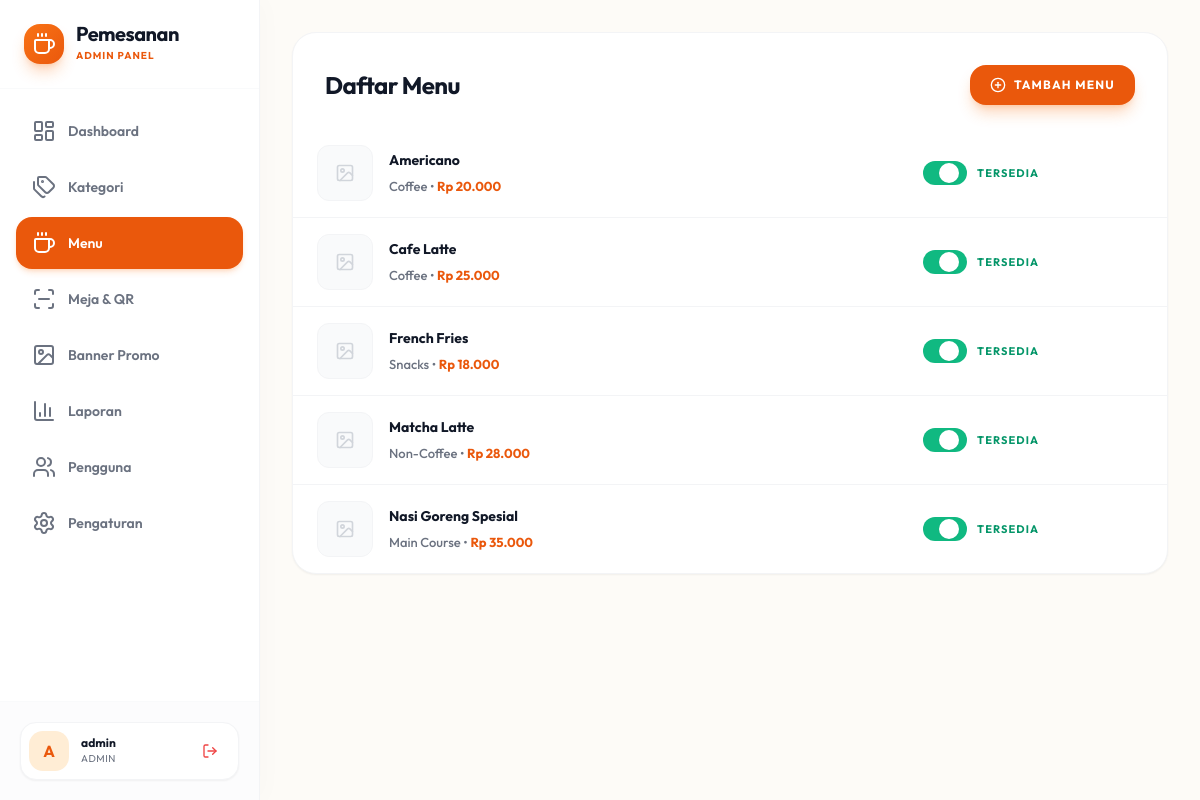
The page /admin/menus.php (signed in) on the database its author committed.
### tables this page shows
CREATE TABLE IF NOT EXISTS menus (
    id INT AUTO_INCREMENT PRIMARY KEY,
    kategori_id INT NOT NULL,
    nama_menu VARCHAR(100) NOT NULL,
    deskripsi TEXT,
    harga DECIMAL(10, 2) NOT NULL,
    gambar_url VARCHAR(255) DEFAULT NULL,
    status ENUM('tersedia', 'habis') NOT NULL DEFAULT 'tersedia',
    is_new BOOLEAN NOT NULL DEFAULT FALSE,
    is_bestseller BOOLEAN NOT NULL DEFAULT FALSE,
    created_at TIMESTAMP DEFAULT CURRENT_TIMESTAMP,
    FOREIGN KEY (kategori_id) REFERENCES categories(id) ON DELETE CASCADE
);

CREATE TABLE IF NOT EXISTS categories (
    id INT AUTO_INCREMENT PRIMARY KEY,
    nama_kategori VARCHAR(50) NOT NULL UNIQUE,
    created_at TIMESTAMP DEFAULT CURRENT_TIMESTAMP
);

### admin/menus.php (the view, shortened to what this page needs)
<?php
require_once '../config/db.php';
$fetchedMenus = $pdo->query("SELECT m.*, c.nama_kategori FROM menus m JOIN categories c ON m.kategori_id = c.id ORDER BY m.nama_menu")->fetchAll();
?>
<?php
require_once 'layout_header.php';
?>
<div class="p-4 md:p-8">
    <div class="bg-white rounded-[24px] shadow-sm border border-gray-100 overflow-hidden">
        <div class="flex flex-col sm:flex-row sm:justify-between items-start sm:items-center gap-4 sm:gap-0 p-5 md:p-8 pb-4 md:pb-6">
            <h1 class="text-2xl font-bold tracking-tight text-gray-900">Daftar Menu</h1>
            <button onclick="openMenuModal()" class="px-5 py-3 bg-brand-600 text-white rounded-2xl text-xs font-bold uppercase tracking-widest hover:bg-brand-700 transition-snappy shadow-lg shadow-brand-500/30 flex items-center gap-2">
                <i data-lucide="plus-circle" class="w-4 h-4"></i> Tambah Menu
            </button>
        </div>
        <ul class="divide-y divide-gray-100">
            <?php foreach ($fetchedMenus as $menuItem): ?>
            <li class="flex flex-col sm:flex-row sm:items-center justify-between px-4 md:px-6 py-4 hover:bg-gray-50/50 transition-colors group" id="menu-row-<?= $menuItem['id'] ?>">
                <div class="flex items-center gap-4 flex-1 min-w-0">
                    <?php if ($menuItem['gambar_url']): ?>
                    <img src="../<?= $menuItem['gambar_url'] ?>" alt="<?= htmlspecialchars($menuItem['nama_menu']) ?>" class="w-14 h-14 rounded-[12px] object-cover bg-gray-50 border border-gray-100 shrink-0">
                    <?php else: ?>
                    <div class="w-14 h-14 rounded-[12px] bg-gray-50 flex items-center justify-center text-gray-300 border border-gray-100 shrink-0"><i data-lucide="image" class="w-5 h-5"></i></div>
                    <?php endif; ?>
                    <div class="min-w-0">
                        <span class="font-bold text-gray-900 flex items-center gap-2 mb-0.5 text-[14px]">
                            <span class="truncate"><?= htmlspecialchars($menuItem['nama_menu']) ?></span>
                        </span>
                        <span class="text-[13px] font-medium text-gray-500"><?= $menuItem['nama_kategori'] ?> &bull; <span class="text-brand-600 font-bold">Rp <?= number_format($menuItem['harga'],0,',','.') ?></span></span>
                    </div>
                </div>
                <div class="flex items-center justify-between w-full sm:w-auto gap-4 shrink-0 mt-4 sm:mt-0 border-t border-gray-100 sm:border-0 pt-4 sm:pt-0">
                    <label class="relative inline-flex items-center cursor-pointer w-[130px] justify-end" title="<?= $menuItem['status'] == 'tersedia' ? 'Klik untuk nonaktifkan' : 'Klik untuk aktifkan' ?>">
                        <div class="w-11 h-6 bg-gray-200 rounded-full peer peer-checked:bg-emerald-500 transition-colors duration-300 after:content-[''] after:absolute after:top-[2px] after:left-[2px] after:bg-white after:rounded-full after:h-5 after:w-5 after:shadow-sm after:transition-all after:duration-300 peer-checked:after:translate-x-5"></div>
                        <span class="ml-2.5 text-[11px] font-bold uppercase tracking-widest toggle-label w-[70px] <?= $menuItem['status'] == 'tersedia' ? 'text-emerald-600' : 'text-red-500' ?>"><?= $menuItem['status'] == 'tersedia' ? 'Tersedia' : 'Habis' ?></span>
                    </label>
                </div>
            </li>
            <?php endforeach; ?>
        </ul>
    </div>
</div>
<?php require_once 'layout_footer.php'; ?>

### admin/layout_header.php (shortened to what this page needs)
<?php
$activePage = basename($_SERVER['PHP_SELF']);
?>
<!DOCTYPE html>
<html lang="id">
<head>
    <script src="https://cdn.tailwindcss.com"></script>
    <link rel="stylesheet" href="../assets/css/style.css">
</head>
<body class="bg-[#FDFBF7] h-screen flex overflow-hidden antialiased selection:bg-brand-500 selection:text-white text-gray-800">
    <aside id="admin-sidebar" class="w-[260px] bg-white border-r border-gray-100 flex flex-col shadow-[4px_0_24px_rgba(0,0,0,0.02)] z-50 fixed inset-y-0 left-0 transform -translate-x-full md:relative md:translate-x-0 transition-transform duration-300 ease-in-out">
        <div class="p-6 border-b border-gray-50 flex items-center gap-3">
            <div class="w-10 h-10 rounded-2xl bg-gradient-to-br from-brand-500 to-brand-600 flex items-center justify-center shadow-lg shadow-brand-500/30">
                <i data-lucide="coffee" class="w-6 h-6 text-white"></i>
            </div>
            <div>
                <h1 class="text-xl font-bold tracking-tight text-gray-900 leading-none">Pemesanan</h1>
                <p class="text-[10px] uppercase tracking-widest text-brand-600 font-bold mt-1">Admin Panel</p>
            </div>
        </div>
        <nav class="flex-1 p-4 space-y-1 overflow-y-auto hide-scroll">
            <a href="index.php" class="flex items-center gap-3 px-4 py-3.5 rounded-2xl text-sm font-semibold transition-snappy <?= $activePage == 'index.php' ? 'bg-brand-600 text-white shadow-md shadow-brand-500/20' : 'text-gray-500 hover:bg-brand-50 hover:text-brand-600' ?>">
                <i data-lucide="layout-dashboard" class="w-4.5 h-4.5"></i> Dashboard
            </a>
            <a href="categories.php" class="flex items-center gap-3 px-4 py-3.5 rounded-2xl text-sm font-semibold transition-snappy <?= $activePage == 'categories.php' ? 'bg-brand-600 text-white shadow-md shadow-brand-500/20' : 'text-gray-500 hover:bg-brand-50 hover:text-brand-600' ?>">
                <i data-lucide="tags" class="w-4.5 h-4.5"></i> Kategori
            </a>
            <a href="menus.php" class="flex items-center gap-3 px-4 py-3.5 rounded-2xl text-sm font-semibold transition-snappy <?= $activePage == 'menus.php' ? 'bg-brand-600 text-white shadow-md shadow-brand-500/20' : 'text-gray-500 hover:bg-brand-50 hover:text-brand-600' ?>">
                <i data-lucide="coffee" class="w-4.5 h-4.5"></i> Menu
            </a>
            <a href="tables.php" class="flex items-center gap-3 px-4 py-3.5 rounded-2xl text-sm font-semibold transition-snappy <?= $activePage == 'tables.php' ? 'bg-brand-600 text-white shadow-md shadow-brand-500/20' : 'text-gray-500 hover:bg-brand-50 hover:text-brand-600' ?>">
                <i data-lucide="scan-line" class="w-4.5 h-4.5"></i> Meja & QR
            </a>
            <a href="promos.php" class="flex items-center gap-3 px-4 py-3.5 rounded-2xl text-sm font-semibold transition-snappy <?= $activePage == 'promos.php' ? 'bg-brand-600 text-white shadow-md shadow-brand-500/20' : 'text-gray-500 hover:bg-brand-50 hover:text-brand-600' ?>">
                <i data-lucide="image" class="w-4.5 h-4.5"></i> Banner Promo
            </a>
            <a href="reports.php" class="flex items-center gap-3 px-4 py-3.5 rounded-2xl text-sm font-semibold transition-snappy <?= $activePage == 'reports.php' ? 'bg-brand-600 text-white shadow-md shadow-brand-500/20' : 'text-gray-500 hover:bg-brand-50 hover:text-brand-600' ?>">
                <i data-lucide="bar-chart-3" class="w-4.5 h-4.5"></i> Laporan
            </a>
            <a href="users.php" class="flex items-center gap-3 px-4 py-3.5 rounded-2xl text-sm font-semibold transition-snappy <?= $activePage == 'users.php' ? 'bg-brand-600 text-white shadow-md shadow-brand-500/20' : 'text-gray-500 hover:bg-brand-50 hover:text-brand-600' ?>">
                <i data-lucide="users" class="w-4.5 h-4.5"></i> Pengguna
            </a>
            <a href="settings.php" class="flex items-center gap-3 px-4 py-3.5 rounded-2xl text-sm font-semibold transition-snappy <?= $activePage == 'settings.php' ? 'bg-brand-600 text-white shadow-md shadow-brand-500/20' : 'text-gray-500 hover:bg-brand-50 hover:text-brand-600' ?>">
                <i data-lucide="settings" class="w-4.5 h-4.5"></i> Pengaturan
            </a>
        </nav>
        <div class="p-5 border-t border-gray-50 bg-gray-50/50">
            <div class="flex items-center gap-3 bg-white p-2 rounded-2xl shadow-sm border border-gray-100">
                <div class="w-10 h-10 rounded-[14px] bg-brand-100 flex items-center justify-center text-brand-600 font-bold">
                    <?= strtoupper(substr($_SESSION['username'], 0, 1)) ?>
                </div>
                <div class="flex-1 overflow-hidden">
                    <p class="text-xs font-bold text-gray-900 truncate"><?= htmlspecialchars($_SESSION['username']) ?></p>
                    <p class="text-[10px] uppercase text-gray-500 tracking-wider">Admin</p>
                </div>
                <a href="../auth/logout.php" class="w-8 h-8 flex items-center justify-center rounded-xl text-red-500 hover:bg-red-50 transition-colors mr-1" title="Logout">
                    <i data-lucide="log-out" class="w-4 h-4"></i>
                </a>
            </div>
        </div>
    </aside>
    <main class="flex-1 flex flex-col h-full overflow-auto relative min-w-0">

### admin/layout_footer.php (shortened to what this page needs)
    </main>
</body>
</html>

### assets/css/style.css (style rules this page uses)
:root { --bg-primary: #FDFBF7; --bg-secondary: #FFFFFF; --text-primary: #1F2937; --text-secondary: #6B7280; --border-color: #F3F4F6; --accent-color: #EA580C; --accent-light: #FFF7ED; --accent-dark: #C2410C; --cubic-spring: cubic-bezier(0.34, 1.56, 0.64, 1); --cubic-snappy: cubic-bezier(0.16, 1, 0.3, 1); }
body { font-family: 'Outfit', -apple-system, BlinkMacSystemFont, "Segoe UI", Roboto, Helvetica, Arial, sans-serif; background-color: var(--bg-primary); color: var(--text-primary); -webkit-font-smoothing: antialiased; -moz-osx-font-smoothing: grayscale; }
h1, h2, h3, h4, h5, h6 { letter-spacing: -0.02em; text-wrap: balance; color: #111827; }
p { color: var(--text-secondary); line-height: 1.6; text-wrap: pretty; }
.transition-snappy { transition: all 400ms var(--cubic-snappy); }
.hide-scroll { -ms-overflow-style: none; scrollbar-width: none; }

### rows shown on the page
menus: nama_menu "Americano", kategori.nama_kategori "Coffee", harga "20.000", status "TERSEDIA"
menus: nama_menu "Cafe Latte", kategori.nama_kategori "Coffee", harga "25.000", status "TERSEDIA"
menus: nama_menu "French Fries", kategori.nama_kategori "Snacks", harga "18.000", status "TERSEDIA"
menus: nama_menu "Matcha Latte", kategori.nama_kategori "Non-Coffee", harga "28.000", status "TERSEDIA"
menus: nama_menu "Nasi Goreng Spesial", kategori.nama_kategori "Main Course", harga "35.000", status "TERSEDIA"

### other values the page prints
substr($_SESSION['username'], 0, 1) "A"
$_SESSION['username'] "admin"
